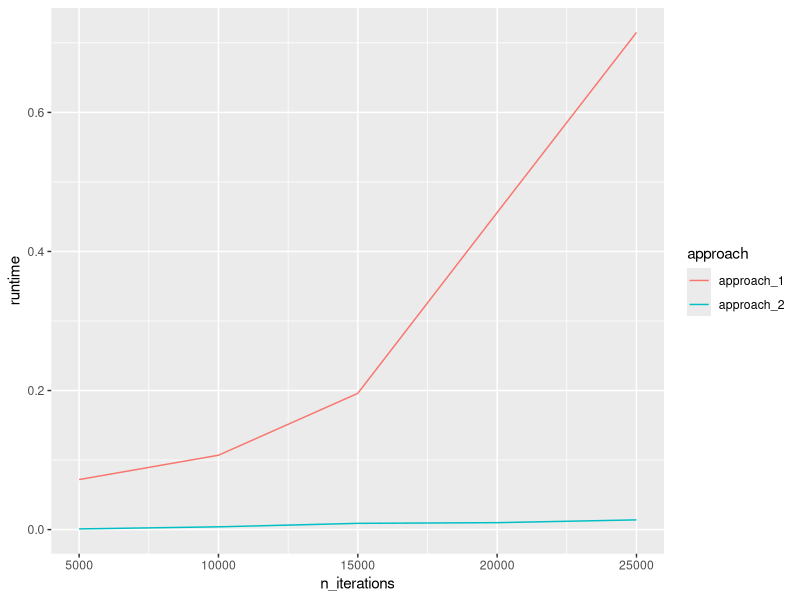

The R source for this figure:
## ---- chunk 1

library(tidyverse)
## ---- chunk 2

x <- 1:10
y <- 11:20
z <- NULL

for( i in 1: length(x)){
  z <- c(z, x[i] + y [i])
}
z

## ---- chunk 3
n_iterations <- (1:5)*5000
approach_1 <- vector("double", length(n_iterations))
approach_2 <- vector("double", length(n_iterations))

for (i in 1:length(n_iterations)){
  n <- n_iterations[i]
  vector_of_1 <- NULL
  approach_1[i] <- system.time(
    for (j in 1:n){
      vector_of_1 <- c(vector_of_1, 1)
    }
  )[3]
  vector_of_1 <- vector(mode = "double", length=n)
  approach_2[i] <- system.time(
    for (j in 1:n){
      vector_of_1[j] <- 1
    }
  )[3]
}

tibble(n_iterations, approach_1, approach_2) |>
  pivot_longer(2:3, names_to = "approach", values_to = "runtime") |> 
  ggplot(aes(x=n_iterations, y=runtime, color=approach)) +
  geom_line()
## ---- chunk 4

